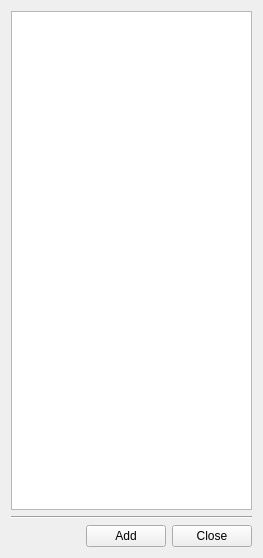
<?xml version="1.0" encoding="UTF-8"?>
<ui version="4.0">
 <class>Form</class>
 <widget class="QWidget" name="Form">
  <property name="windowModality">
   <enum>Qt::ApplicationModal</enum>
  </property>
  <property name="geometry">
   <rect>
    <x>0</x>
    <y>0</y>
    <width>263</width>
    <height>558</height>
   </rect>
  </property>
  <property name="windowTitle">
   <string>Anchor position configuration</string>
  </property>
  <layout class="QVBoxLayout" name="verticalLayout_4">
   <item>
    <layout class="QVBoxLayout" name="verticalLayout">
     <item>
      <widget class="QListWidget" name="listWidget"/>
     </item>
     <item>
      <widget class="Line" name="line">
       <property name="orientation">
        <enum>Qt::Horizontal</enum>
       </property>
      </widget>
     </item>
     <item>
      <layout class="QHBoxLayout" name="horizontalLayout_2">
       <item>
        <spacer name="horizontalSpacer">
         <property name="orientation">
          <enum>Qt::Horizontal</enum>
         </property>
         <property name="sizeHint" stdset="0">
          <size>
           <width>40</width>
           <height>20</height>
          </size>
         </property>
        </spacer>
       </item>
       <item>
        <widget class="QPushButton" name="_add_button">
         <property name="text">
          <string>Add</string>
         </property>
        </widget>
       </item>
       <item>
        <widget class="QPushButton" name="_close_button">
         <property name="text">
          <string>Close</string>
         </property>
        </widget>
       </item>
      </layout>
     </item>
    </layout>
   </item>
  </layout>
 </widget>
 <resources/>
 <connections/>
</ui>
